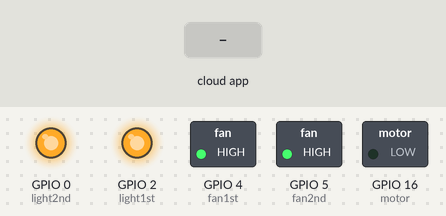
This sketch was run on a simulated ESP8266 (NodeMCU). Parts: switched loads named in the sketch (green lamp = pin HIGH), output pins drawn as LEDs (lit = HIGH). Inputs (shaded band) come from the test bench. WiFi joins after 1.5 s; servers stay silent unless stated; the Firebase database answers and starts empty; what the sketch prints to the serial monitor is not drawn.

Above: at 2.7 s.
2.8 s: the phone or cloud app sets FirstFloorLed to ON
At 4.0 s:
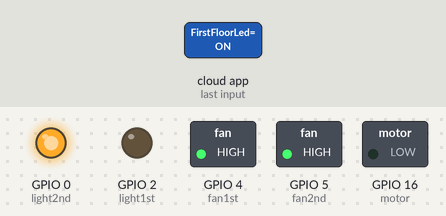
4.8 s: the phone or cloud app sets FirstFloorFan to ON
At 5.5 s:
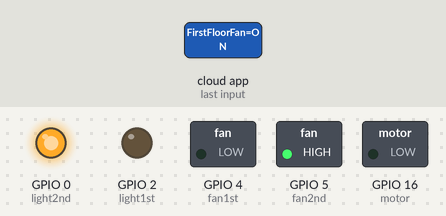
6.6 s: the phone or cloud app sets SecondFloorLed to ON
At 8.1 s:
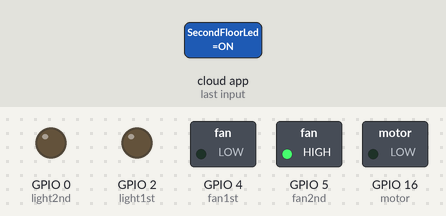
11.4 s: the phone or cloud app sets SecondFloorFan to ON
At 11.7 s:
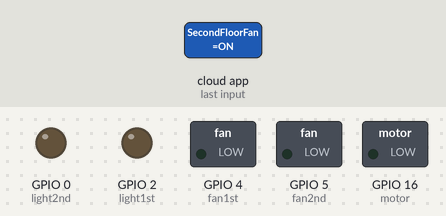
Timing chart, 0 to 13.9 s (numbered marks = the images above; inputs shaded):
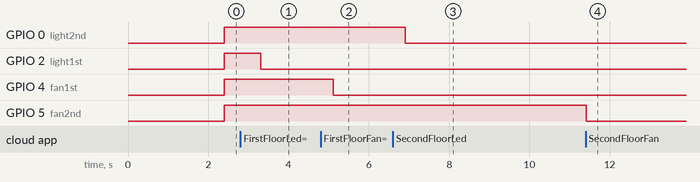

The sketch:

CollegeRelayLower.ino
```cpp
#include <ESP8266WiFi.h>
#include <FirebaseArduino.h>

// Set these to run example.
#define FIREBASE_HOST "automation-1772c-default-rtdb.firebaseio.com"
#define FIREBASE_AUTH "uYYWo69lRVFdlKFl7VWUvYlSEHzJYj131w9eY0lu"
#define WIFI_SSID "4G Router"
#define WIFI_PASSWORD "router123@#"

int motor = 16;
int light1st = 2;
int light2nd = 0;
int fan1st = 4;
int fan2nd = 5;

void setup() {
  Serial.begin(9600);

  pinMode(motor, OUTPUT); // for MotorStatus realy
  pinMode(light1st, OUTPUT); // for 1st light
  pinMode(light2nd, OUTPUT);  // for 2nd light
  pinMode(fan1st, OUTPUT);    // for 1st fan
  pinMode(fan2nd, OUTPUT);    // for 2nd fan


  // connect to wifi.

  WiFi.begin(WIFI_SSID, WIFI_PASSWORD);
  Serial.print("connecting");
  while (WiFi.status() != WL_CONNECTED) {
    Serial.print(".");
    delay(500);
  }
  Serial.println();
  Serial.print("connected: ");
  Serial.println(WiFi.localIP());

  Firebase.begin(FIREBASE_HOST, FIREBASE_AUTH);
}

String onOf = "";

String floorFirstFan = "";
String floorFirstLed = "";
String floorSecondFan = "";
String floorSecondLed = "";

int senVal = 0;

void loop() {

    // fatching data from firebase database

    senVal = Firebase.getInt("data/ultraSonicValue");
    onOf = Firebase.getString("motorStatus");

   floorFirstLed = Firebase.getString("Led/FirstFloorLed");
    floorSecondLed = Firebase.getString("Led/SecondFloorLed");

  floorFirstFan = Firebase.getString("Fan/FirstFloorFan");
    floorSecondFan = Firebase.getString("Fan/SecondFloorFan");


    // code for motor contol
//
    if(senVal > 90){
      digitalWrite(motor, HIGH);
      Serial.println("Motor sen > 90 OFF");
    }
//    else if(onOf.equals("ON") || senVal < 15){
//      digitalWrite(motor, LOW);
//
//    }
    else if(onOf.equals("ON") && senVal > 15 && senVal < 90){
      digitalWrite(motor, LOW);
    }
    else if(onOf.equals("ON")){
      digitalWrite(motor, LOW);
      Serial.println("Manualy Control ON");
    }
    else if(senVal < 15 && senVal < 90){
      digitalWrite(motor, LOW);
      Serial.println("SenVal is sen<15 and sen<90");
    }
    else{
      digitalWrite(motor, HIGH);
      Serial.println("Motor OFF");
    }

//
//// for light's control code
//
    if(floorFirstLed.equals("ON")){
      digitalWrite(light1st, LOW);
      Serial.println("First Led ON");
    }else{
      digitalWrite(light1st, HIGH);
      Serial.println("First Led OFF");
    }

    if(floorSecondLed.equals("ON")){
      digitalWrite(light2nd, LOW);
    }else{
      digitalWrite(light2nd, HIGH);
    }

//  code for Fan's Control


    if(floorFirstFan.equals("ON")){
      digitalWrite(fan1st, LOW);
      Serial.println("First Fan ON");
    }else{
      digitalWrite(fan1st, HIGH);
      Serial.println("First Fan OFF");
    }

   if(floorSecondFan.equals("ON")){
    digitalWrite(fan2nd, LOW);
   }else{
    digitalWrite(fan2nd, HIGH);
   }
//
}
```

Measured:
- after the input at 2.8 s, GPIO 2 (light1st): HIGH → LOW after 0.50 s
- after the input at 4.8 s, GPIO 4 (fan1st): HIGH → LOW after 0.31 s
- after the input at 6.6 s, GPIO 0 (light2nd): HIGH → LOW after 0.31 s
- after the input at 11.4 s, GPIO 5 (fan2nd): HIGH → LOW at once
